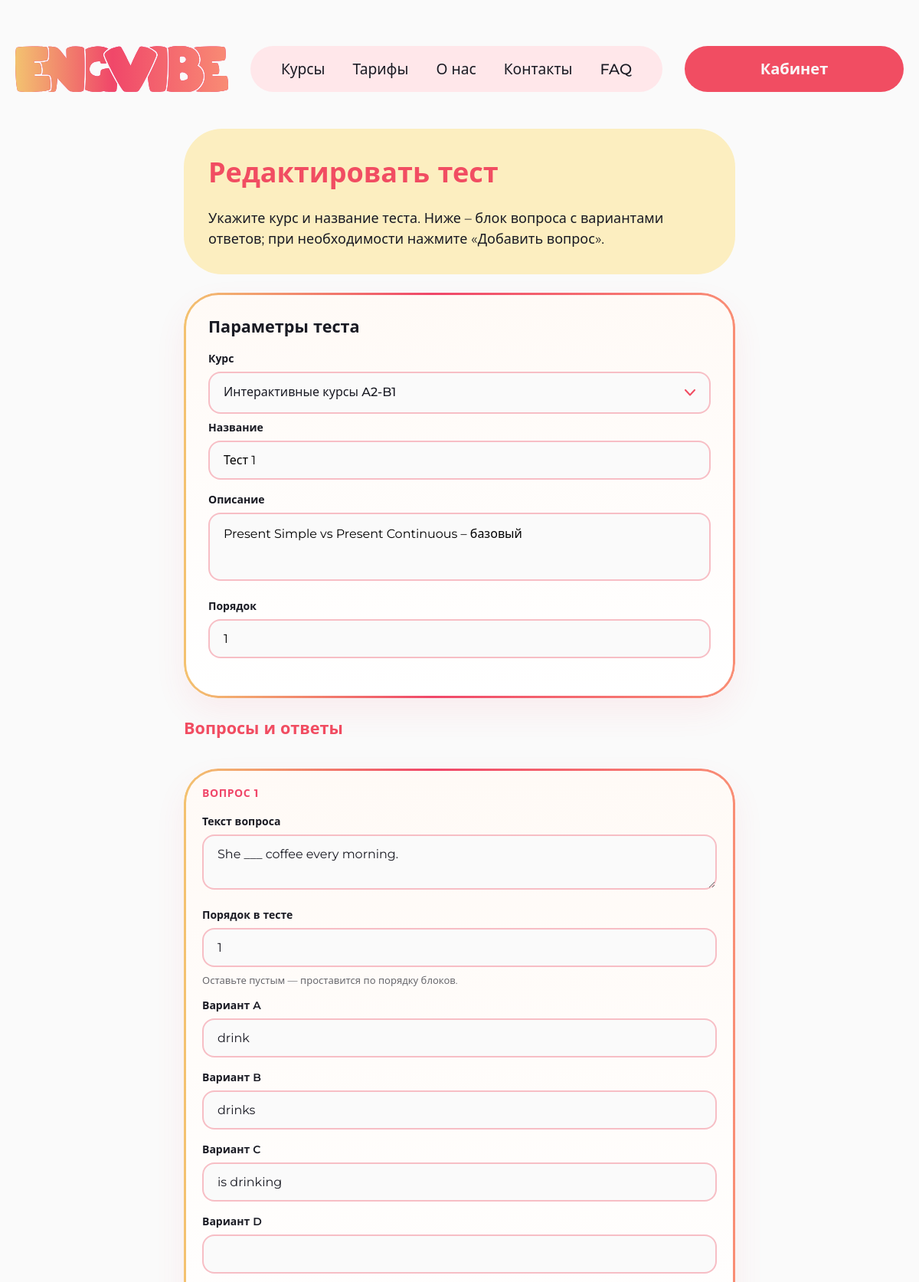
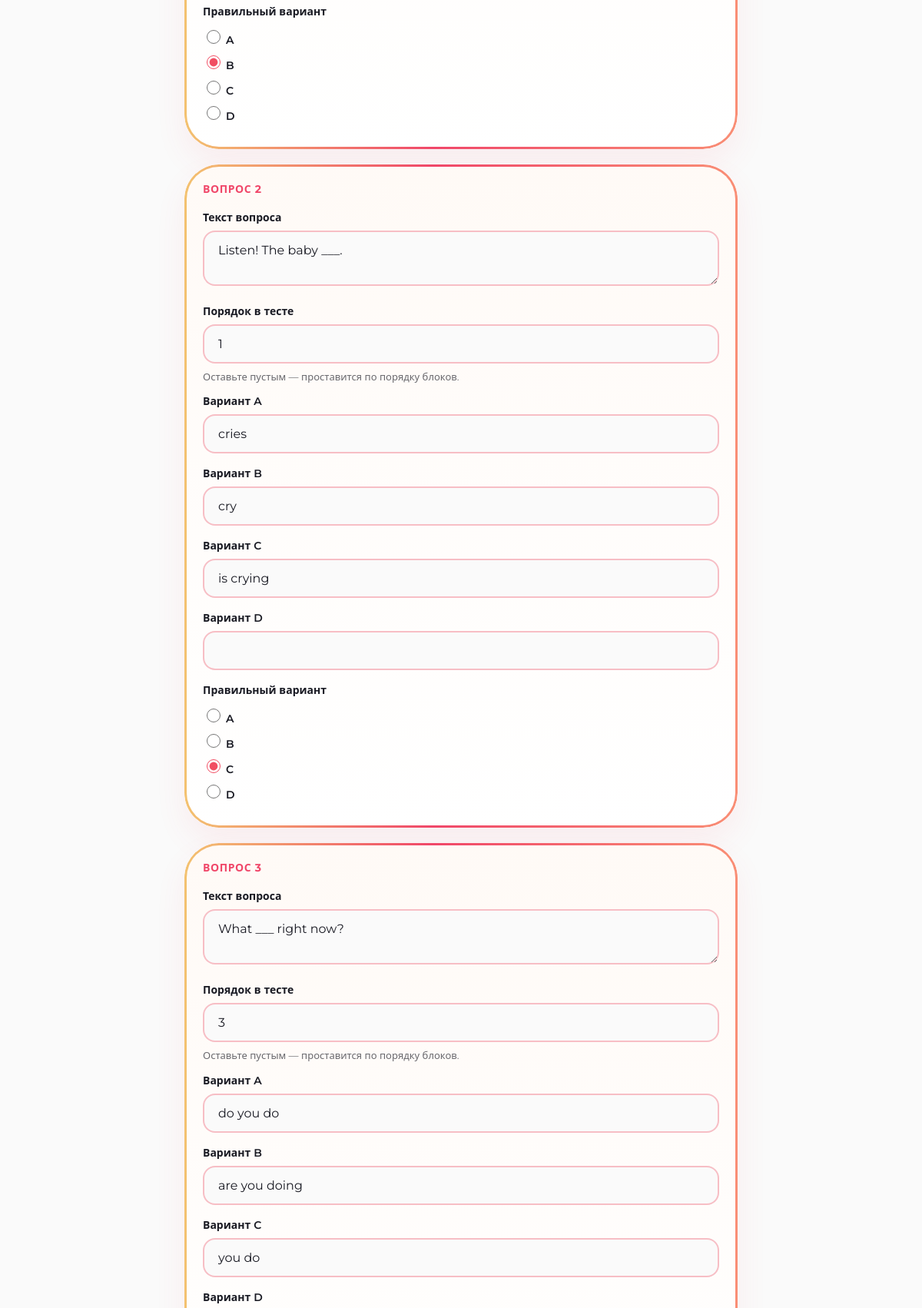
The app's page /tests/2/edit/ (signed in, upper part) with its own data (2 pictures, top to bottom).
### core/models.py (models this page shows, shortened)
class Course(models.Model):
    class Meta:
        verbose_name = 'Курс'
        verbose_name_plural = 'Курсы'
        ordering = ['order', '-created_at']
    title = models.CharField(max_length=255, verbose_name='Название')
    slug = models.SlugField(unique=True, verbose_name='URL-идентификатор (slug)')
    level = models.CharField(max_length=50, default='A1-A2', verbose_name='Уровень')
    short_description = models.CharField(max_length=300, verbose_name='Краткое описание')
    description = models.TextField(verbose_name='Полное описание')
    duration = models.CharField(max_length=80, verbose_name='Длительность (текст)')
    price = models.PositiveIntegerField(
        default=1500,
        verbose_name='Цена (₽)',
        help_text='Справочная цена разовой покупки курса',
    )
    thumbnail = models.ImageField(
        upload_to='courses/',
        blank=True,
        null=True,
        verbose_name='Превью',
    )
    published = models.BooleanField(default=True, verbose_name='Опубликован')
    is_premium = models.BooleanField(default=False, verbose_name='Премиум-курс')
    teachers = models.ManyToManyField(
        User,
        blank=True,
        related_name='teaching_courses',
        verbose_name='Преподаватели',
    )
    order = models.PositiveIntegerField(default=1, verbose_name='Порядок сортировки')
    created_at = models.DateTimeField(auto_now_add=True, verbose_name='Создан')
    def __str__(self):
        return self.title

class CourseTest(models.Model):
    class Meta:
        verbose_name = 'Тест курса'
        verbose_name_plural = 'Тесты курсов'
        ordering = ['order']
    course = models.ForeignKey(
        Course,
        on_delete=models.CASCADE,
        related_name='tests',
        verbose_name='Курс',
    )
    title = models.CharField(max_length=255, verbose_name='Название')
    description = models.TextField(blank=True, verbose_name='Описание')
    order = models.PositiveIntegerField(default=1, verbose_name='Порядок')

### core/views.py (the view)
# urls.py: path('tests/<int:test_id>/edit/', views.test_update, name='test_update'),
@user_passes_test(is_teacher_or_admin)
def test_update(request, test_id):
    course_test = get_object_or_404(
        CourseTest.objects.prefetch_related('questions__options'),
        pk=test_id,
    )
    if not can_manage_course(request.user, course_test.course):
        messages.error(request, 'Вы не можете управлять этим курсом.')
        return redirect(form_cancel_url(request, 'tests'))
    cancel = form_cancel_url(request, 'tests')
    if request.method == 'POST':
        test_form = CourseTestForm(request.POST, instance=course_test, user=request.user)
        question_formset = QuestionAnswersFormSet(request.POST)
        if test_form.is_valid() and question_formset.is_valid():
            updated = test_form.save(commit=False)
            if not can_manage_course(request.user, updated.course):
                messages.error(request, 'Вы не можете управлять этим курсом.')
                return redirect(cancel)
            with transaction.atomic():
                updated.save()
                _replace_test_questions_from_formset(updated, question_formset)
            messages.success(request, 'Тест обновлён.')
            return redirect(cancel)
    else:
        test_form = CourseTestForm(instance=course_test, user=request.user)
        initial_rows = _initial_rows_for_test_question_formset(course_test)
        question_formset = QuestionAnswersFormSet(initial=initial_rows)
    return render(
        request,
        'core/test_form.html',
        {
            'test_form': test_form,
            'question_formset': question_formset,
            'title': 'Редактировать тест',
            'form_cancel_url': cancel,
        },
    )

### core/forms.py
class CourseTestForm(forms.ModelForm):
    class Meta:
        model = CourseTest
        fields = ('course', 'title', 'description', 'order')
    def __init__(self, *args, user=None, **kwargs):
        super().__init__(*args, **kwargs)
        for name, field in self.fields.items():
            if name == 'description':
                field.widget.attrs.update({'class': 'input-field', 'rows': 3})
            else:
                field.widget.attrs.update({'class': 'input-field'})
        if user is not None and not user.groups.filter(name='admin_group').exists():
            self.fields['course'].queryset = Course.objects.filter(teachers=user).distinct()

### core/context_processors.py (called while the page is built)
def subscription_badge(request):
    return {}

def subscription_setup(request):
    return {
        'subscription_setup_pending': getattr(request, 'subscription_setup_pending', False),
    }

### core/roles.py (called while the page is built)
def is_admin(user):
    return user.is_authenticated and user.groups.filter(name='admin_group').exists()

def is_teacher(user):
    return user.is_authenticated and user.groups.filter(name='teacher_group').exists()

def can_manage_course(user, course):
    return is_admin(user) or (is_teacher(user) and course.teachers.filter(pk=user.pk).exists())

def is_teacher_or_admin(user):
    return is_teacher(user) or is_admin(user)

### core/templatetags/form_fields.py (called while the page is built)
@register.filter
def is_select_field(field):
    widget = field.field.widget
    return isinstance(widget, forms.Select) and not isinstance(
        widget, (forms.SelectMultiple, forms.CheckboxSelectMultiple)
    )

@register.filter
def is_multi_checkbox_field(field):
    return isinstance(field.field.widget, forms.CheckboxSelectMultiple)

@register.filter
def is_file_image_field(field):
    if getattr(field.field.widget, 'input_type', None) != 'file':
        return False
    return isinstance(field.field, forms.ImageField)

@register.filter
def select_field_options(field):
    options = []
    for value, label in field.field.choices:
        options.append(('' if value is None else str(value), label))
    return options

### core/views.py (called while the page is built)
def form_cancel_url(request, admin_tab='lessons'):
    if is_teacher(request.user) and not is_admin(request.user):
        return reverse('core:teacher_panel')
    return f'{reverse("core:admin_panel")}?tab={admin_tab}'

### core/templates/core/test_form.html (shortened to what this page needs)
{% extends 'core/base.html' %}
{% block body_class %}page-bento-form{% endblock %}
{% block content %}
<section class="page-shell bento-form-page">
    <div class="container container--narrow">
        <div class="bento-form-hero muted-band muted-band--yellow">
            <h1>{{ title }}</h1>
            <p class="page-lead bento-form-lead">Укажите курс и название теста. Ниже – блок вопроса с вариантами ответов; при необходимости нажмите «Добавить вопрос».</p>
        </div>
        <form method="post" class="test-compose-form" id="test-compose-form" novalidate>
            <div class="bento-form-card surface-card bento-highlight bento-form-card--wide test-compose-meta">
                <h2 class="test-compose-section-title">Параметры теста</h2>
                {% for field in test_form %}
                    {% include 'core/includes/bento_form_field.html' with field=field only %}
                {% endfor %}
            </div>
            <div class="test-compose-questions">
                <h2 class="test-compose-section-title">Вопросы и ответы</h2>
                <div class="test-compose-question-list" id="question-formset-list">
                    {% for qform in question_formset %}
                        <div class="test-compose-question surface-card bento-highlight">
                            <p class="test-compose-qnum">Вопрос {{ forloop.counter }}</p>
                            {% for field in qform %}
                                {% if field.name == 'correct_choice' %}
                                    <div class="test-compose-field test-compose-field--radios">
                                        <span class="test-compose-label">{{ field.label }}</span>
                                        {{ field }}
                                    </div>
                                {% else %}
                                    {% include 'core/includes/bento_form_field.html' with field=field only %}
                                {% endif %}
                            {% endfor %}
                        </div>
                    {% endfor %}
                </div>
            </div>
        </form>
    </div>
</section>
{% endblock %}

### core/templates/core/includes/bento_form_field.html (shortened to what this page needs)
{% load form_fields %}
{% if field|is_multi_checkbox_field %}
    {% include 'core/includes/custom_multi_select.html' with field=field only %}
{% elif field.field.widget.input_type == 'checkbox' %}
    <div class="bento-form-check">
        {{ field }}
        <label for="{{ field.id_for_label }}">{{ field.label }}</label>
    </div>
    {{ field.errors }}
{% elif field|is_file_image_field %}
    {% if field.name == 'avatar' %}
        {% include 'core/includes/image_upload.html' with field=field variant='round' button_text='Загрузите аватар' only %}
    {% else %}
        {% include 'core/includes/image_upload.html' with field=field variant='square' button_text='Загрузить фото' only %}
    {% endif %}
{% elif field|is_select_field %}
    <label for="{{ field.id_for_label }}-trigger">{{ field.label }}</label>
    {% include 'core/includes/custom_select.html' with field_name=field.html_name field_id=field.id_for_label trigger_id=field.id_for_label|add:'-trigger' current_value=field.value|default:'' options=field|select_field_options only %}
{% else %}
    <label for="{{ field.id_for_label }}">{{ field.label }}</label>
    {{ field }}
    {% if field.help_text %}<p class="helptext">{{ field.help_text }}</p>{% endif %}
{% endif %}

### core/templates/core/includes/custom_select.html (shortened to what this page needs)
<div class="role-select-wrap{% if wrap_class %} {{ wrap_class }}{% endif %}" data-role-select{% if auto_submit %} data-auto-submit{% endif %}>
    <button
        type="button"
        class="role-select__trigger"
        id="{% if trigger_id %}{{ trigger_id }}{% else %}{{ field_id }}-trigger{% endif %}"
        aria-haspopup="listbox"
        aria-expanded="false"
        aria-controls="{{ field_id }}-listbox"
    >
        <span class="role-select__value">
            {% for value, label in options %}
                {% if current_value|stringformat:"s" == value|stringformat:"s" %}{{ label }}{% endif %}
            {% endfor %}
        </span>
        <span class="role-select__arrow" aria-hidden="true">
            <svg width="14" height="9" viewBox="0 0 14 9" fill="none" xmlns="http://www.w3.org/2000/svg">
                <path d="M1 1L7 7.5L13 1" stroke="#F14D62" stroke-width="2" stroke-linecap="round" stroke-linejoin="round"/>
            </svg>
        </span>
    </button>
</div>

### records on screen
Course: options "Интерактивные курсы A2-B1"
CourseTest: test_form "Тест 1" "Present Simple vs Present Continuous – базовый" "1"

### other values on screen
{{ title }} "Редактировать тест"
{{ field.label }} "Курс"
{{ field.label }} "Название" "Описание" "Порядок" "Текст вопроса" "Порядок в тесте" "Вариант A" "Вариант B" "Вариант C" "Вариант D" "Текст вопроса" "Порядок в тесте" "Вариант A" "Вариант B" "Вариант C" "Вариант D" "Текст вопроса" "Порядок в тесте" "Вариант A" "Вариант B" "Вариант C" "Вариант D"
{{ field.help_text }} "Оставьте пустым — проставится по порядку блоков." "Оставьте пустым — проставится по порядку блоков." "Оставьте пустым — проставится по порядку блоков."
{{ field.label }} "Правильный вариант" "Правильный вариант"
